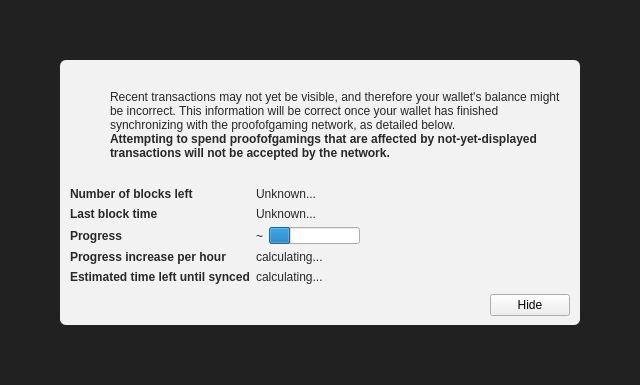
<?xml version="1.0" encoding="UTF-8"?>
<ui version="4.0">
 <class>ModalOverlay</class>
 <widget class="ModalOverlay" name="ModalOverlay">
  <property name="geometry">
   <rect>
    <x>0</x>
    <y>0</y>
    <width>640</width>
    <height>385</height>
   </rect>
  </property>
  <property name="windowTitle">
   <string>Form</string>
  </property>
  <layout class="QVBoxLayout" name="verticalLayout" stretch="0">
   <property name="sizeConstraint">
    <enum>QLayout::SetDefaultConstraint</enum>
   </property>
   <property name="leftMargin">
    <number>0</number>
   </property>
   <property name="topMargin">
    <number>0</number>
   </property>
   <property name="rightMargin">
    <number>0</number>
   </property>
   <property name="bottomMargin">
    <number>0</number>
   </property>
   <item>
    <widget class="QWidget" name="bgWidget" native="true">
     <property name="styleSheet">
      <string notr="true">#bgWidget { background: rgba(0,0,0,220); }</string>
     </property>
     <layout class="QVBoxLayout" name="verticalLayoutMain" stretch="1">
      <property name="leftMargin">
       <number>60</number>
      </property>
      <property name="topMargin">
       <number>60</number>
      </property>
      <property name="rightMargin">
       <number>60</number>
      </property>
      <property name="bottomMargin">
       <number>60</number>
      </property>
      <item>
       <widget class="QWidget" name="contentWidget" native="true">
        <property name="styleSheet">
         <string notr="true">#contentWidget { background: rgba(255,255,255,240); border-radius: 6px; }

QLabel { color: rgb(40,40,40);  }</string>
        </property>
        <layout class="QVBoxLayout" name="verticalLayoutSub" stretch="1,0,0,0">
         <property name="spacing">
          <number>0</number>
         </property>
         <property name="leftMargin">
          <number>10</number>
         </property>
         <property name="topMargin">
          <number>10</number>
         </property>
         <property name="rightMargin">
          <number>10</number>
         </property>
         <property name="bottomMargin">
          <number>10</number>
         </property>
         <item>
          <layout class="QHBoxLayout" name="horizontalLayoutIconText" stretch="0,1">
           <property name="topMargin">
            <number>20</number>
           </property>
           <item>
            <layout class="QVBoxLayout" name="verticalLayoutIcon">
             <property name="leftMargin">
              <number>0</number>
             </property>
             <item>
              <widget class="QPushButton" name="warningIcon">
               <property name="enabled">
                <bool>false</bool>
               </property>
               <property name="text">
                <string/>
               </property>
               <property name="icon">
                <iconset>
                 <normaloff>:/icons/warning</normaloff>
                 <disabledoff>:/icons/warning</disabledoff>:/icons/warning</iconset>
               </property>
               <property name="iconSize">
                <size>
                 <width>48</width>
                 <height>48</height>
                </size>
               </property>
               <property name="flat">
                <bool>true</bool>
               </property>
              </widget>
             </item>
             <item>
              <spacer name="verticalSpacerWarningIcon">
               <property name="orientation">
                <enum>Qt::Vertical</enum>
               </property>
               <property name="sizeHint" stdset="0">
                <size>
                 <width>20</width>
                 <height>40</height>
                </size>
               </property>
              </spacer>
             </item>
            </layout>
           </item>
           <item>
            <layout class="QVBoxLayout" name="verticalLayoutInfoText">
             <property name="leftMargin">
              <number>0</number>
             </property>
             <property name="topMargin">
              <number>0</number>
             </property>
             <item>
              <widget class="QLabel" name="infoText">
               <property name="text">
                <string>Recent transactions may not yet be visible, and therefore your wallet's balance might be incorrect. This information will be correct once your wallet has finished synchronizing with the proofofgaming network, as detailed below.</string>
               </property>
               <property name="textFormat">
                <enum>Qt::RichText</enum>
               </property>
               <property name="wordWrap">
                <bool>true</bool>
               </property>
              </widget>
             </item>
             <item>
              <widget class="QLabel" name="infoTextStrong">
               <property name="font">
                <font>
                 <weight>75</weight>
                 <bold>true</bold>
                </font>
               </property>
               <property name="text">
                <string>Attempting to spend proofofgamings that are affected by not-yet-displayed transactions will not be accepted by the network.</string>
               </property>
               <property name="textFormat">
                <enum>Qt::RichText</enum>
               </property>
               <property name="wordWrap">
                <bool>true</bool>
               </property>
              </widget>
             </item>
             <item>
              <spacer name="verticalSpacerInTextSpace">
               <property name="orientation">
                <enum>Qt::Vertical</enum>
               </property>
               <property name="sizeHint" stdset="0">
                <size>
                 <width>20</width>
                 <height>40</height>
                </size>
               </property>
              </spacer>
             </item>
            </layout>
           </item>
          </layout>
         </item>
         <item>
          <spacer name="verticalSpacerAfterText">
           <property name="orientation">
            <enum>Qt::Vertical</enum>
           </property>
           <property name="sizeHint" stdset="0">
            <size>
             <width>20</width>
             <height>40</height>
            </size>
           </property>
          </spacer>
         </item>
         <item>
          <layout class="QFormLayout" name="formLayout">
           <property name="fieldGrowthPolicy">
            <enum>QFormLayout::FieldsStayAtSizeHint</enum>
           </property>
           <property name="horizontalSpacing">
            <number>6</number>
           </property>
           <property name="verticalSpacing">
            <number>6</number>
           </property>
           <property name="topMargin">
            <number>10</number>
           </property>
           <item row="0" column="0">
            <widget class="QLabel" name="labelNumberOfBlocksLeft">
             <property name="font">
              <font>
               <weight>75</weight>
               <bold>true</bold>
              </font>
             </property>
             <property name="text">
              <string>Number of blocks left</string>
             </property>
            </widget>
           </item>
           <item row="0" column="1">
            <widget class="QLabel" name="numberOfBlocksLeft">
             <property name="text">
              <string>Unknown...</string>
             </property>
            </widget>
           </item>
           <item row="1" column="0">
            <widget class="QLabel" name="labelLastBlockTime">
             <property name="font">
              <font>
               <weight>75</weight>
               <bold>true</bold>
              </font>
             </property>
             <property name="text">
              <string>Last block time</string>
             </property>
            </widget>
           </item>
           <item row="1" column="1">
            <widget class="QLabel" name="newestBlockDate">
             <property name="sizePolicy">
              <sizepolicy hsizetype="Maximum" vsizetype="Preferred">
               <horstretch>0</horstretch>
               <verstretch>0</verstretch>
              </sizepolicy>
             </property>
             <property name="text">
              <string>Unknown...</string>
             </property>
            </widget>
           </item>
           <item row="2" column="0">
            <widget class="QLabel" name="labelSyncDone">
             <property name="font">
              <font>
               <weight>75</weight>
               <bold>true</bold>
              </font>
             </property>
             <property name="text">
              <string>Progress</string>
             </property>
            </widget>
           </item>
           <item row="2" column="1">
            <layout class="QHBoxLayout" name="horizontalLayoutSync" stretch="0,1">
             <item>
              <widget class="QLabel" name="percentageProgress">
               <property name="text">
                <string notr="true">~</string>
               </property>
              </widget>
             </item>
             <item>
              <widget class="QProgressBar" name="progressBar">
               <property name="value">
                <number>24</number>
               </property>
               <property name="format">
                <string/>
               </property>
              </widget>
             </item>
            </layout>
           </item>
           <item row="4" column="0">
            <widget class="QLabel" name="labelProgressIncrease">
             <property name="font">
              <font>
               <weight>75</weight>
               <bold>true</bold>
              </font>
             </property>
             <property name="text">
              <string>Progress increase per hour</string>
             </property>
            </widget>
           </item>
           <item row="4" column="1">
            <widget class="QLabel" name="progressIncreasePerH">
             <property name="text">
              <string>calculating...</string>
             </property>
            </widget>
           </item>
           <item row="5" column="0">
            <widget class="QLabel" name="labelEstimatedTimeLeft">
             <property name="font">
              <font>
               <weight>75</weight>
               <bold>true</bold>
              </font>
             </property>
             <property name="text">
              <string>Estimated time left until synced</string>
             </property>
            </widget>
           </item>
           <item row="5" column="1">
            <widget class="QLabel" name="expectedTimeLeft">
             <property name="text">
              <string>calculating...</string>
             </property>
            </widget>
           </item>
          </layout>
         </item>
         <item>
          <layout class="QHBoxLayout" name="horizontalLayoutButtons">
           <property name="leftMargin">
            <number>10</number>
           </property>
           <property name="topMargin">
            <number>10</number>
           </property>
           <item>
            <spacer name="horizontalSpacer">
             <property name="orientation">
              <enum>Qt::Horizontal</enum>
             </property>
             <property name="sizeHint" stdset="0">
              <size>
               <width>40</width>
               <height>20</height>
              </size>
             </property>
            </spacer>
           </item>
           <item>
            <widget class="QPushButton" name="closeButton">
             <property name="text">
              <string>Hide</string>
             </property>
            </widget>
           </item>
          </layout>
         </item>
        </layout>
       </widget>
      </item>
     </layout>
    </widget>
   </item>
  </layout>
 </widget>
 <customwidgets>
  <customwidget>
   <class>ModalOverlay</class>
   <extends>QWidget</extends>
   <header>modaloverlay.h</header>
   <container>1</container>
  </customwidget>
 </customwidgets>
 <resources/>
 <connections/>
</ui>
